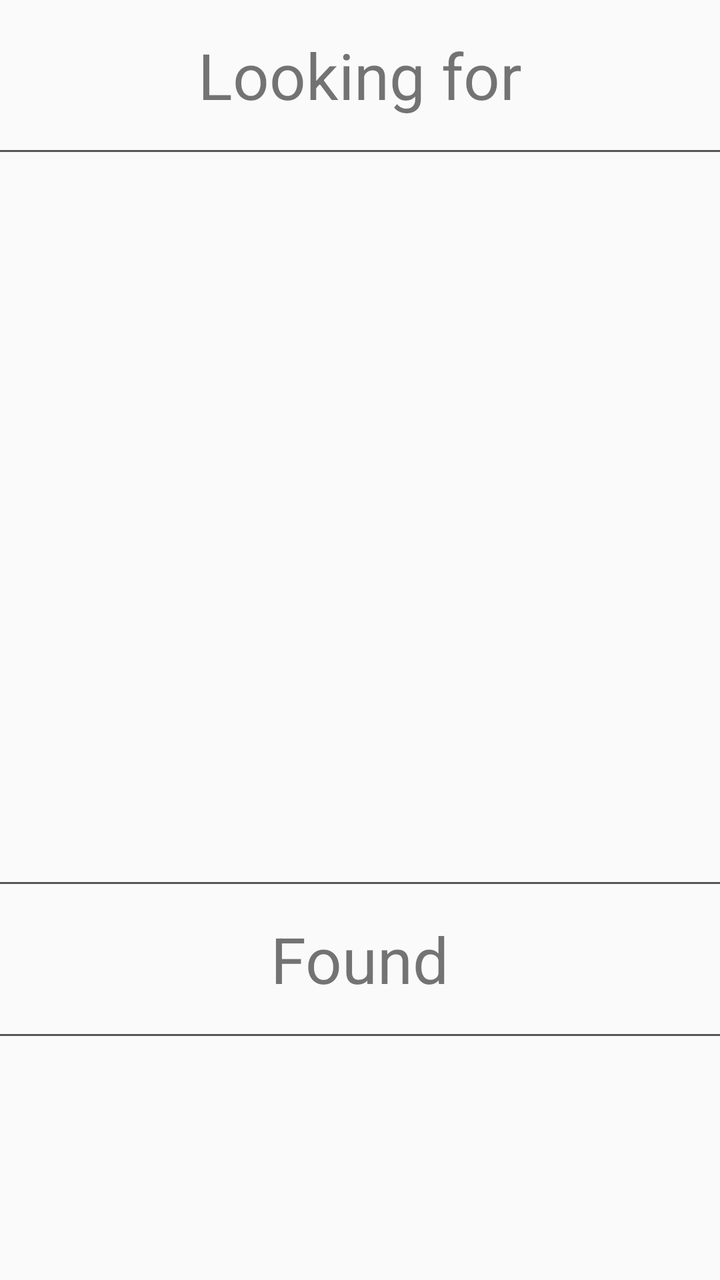
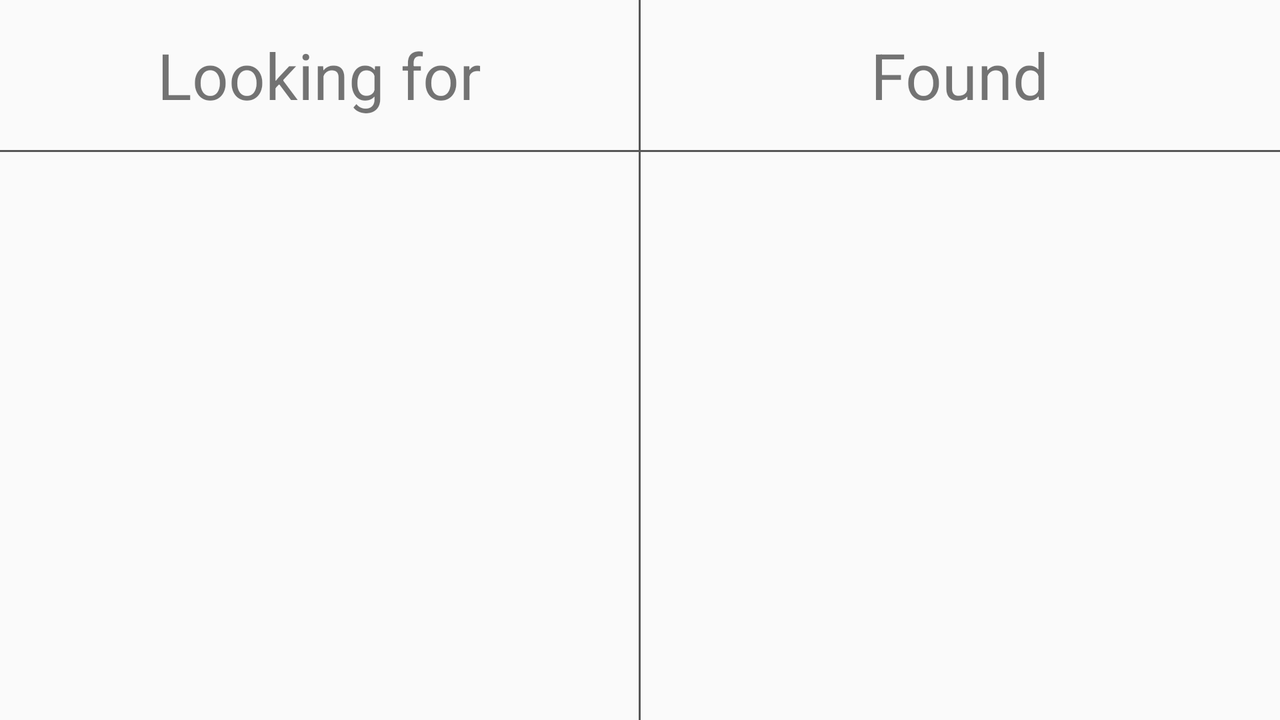

Compare how this app lays out the same screen by default and in its alternative resource folder. The renders come first, then the two layout files and the values they reference.
<!-- AndroidManifest.xml: application theme AppTheme -->
<!-- res/layout/content_list.xml -->
<?xml version="1.0" encoding="utf-8"?>
<LinearLayout
    xmlns:android="http://schemas.android.com/apk/res/android"
    xmlns:app="http://schemas.android.com/apk/res-auto"
    xmlns:tools="http://schemas.android.com/tools"
    android:layout_width="match_parent"
    android:layout_height="match_parent"
    app:layout_behavior="@string/appbar_scrolling_view_behavior"
    tools:context=".activity.ListActivity"
    tools:showIn="@layout/activity_list"
    android:orientation="vertical">

    <TextView
        android:id="@+id/tv_label_to_find"
        android:layout_width="wrap_content"
        android:layout_height="wrap_content"
        android:text="@string/list_label_sought"
        android:textSize="@dimen/text_size_list_label"
        android:paddingStart="@dimen/pad_horz_label"
        android:paddingEnd="@dimen/pad_horz_label"
        android:paddingTop="@dimen/pad_vert_label"
        android:paddingBottom="@dimen/pad_vert_label"
        android:layout_gravity="center" />

    <View style="@style/DividerHorizontal" />

    <androidx.recyclerview.widget.RecyclerView
        android:id="@+id/rv_to_find"
        android:layout_width="match_parent"
        android:layout_height="0dp"
        android:layout_weight="3"
        android:clipToPadding="true"
        android:paddingStart="@dimen/pad_horz_list"
        android:paddingEnd="@dimen/pad_horz_list" />

    <View style="@style/DividerHorizontal" />

    <TextView
        android:id="@+id/tv_label_already_found"
        android:layout_width="wrap_content"
        android:layout_height="wrap_content"
        android:text="@string/list_label_found"
        android:textSize="@dimen/text_size_list_label"
        android:paddingStart="@dimen/pad_horz_label"
        android:paddingEnd="@dimen/pad_horz_label"
        android:paddingTop="@dimen/pad_vert_label"
        android:paddingBottom="@dimen/pad_vert_label"
        android:layout_gravity="center" />

    <View style="@style/DividerHorizontal" />

    <androidx.recyclerview.widget.RecyclerView
        android:id="@+id/rv_already_found"
        android:layout_width="match_parent"
        android:layout_height="0dp"
        android:layout_weight="1"
        android:clipToPadding="true"
        android:paddingStart="@dimen/pad_horz_list"
        android:paddingEnd="@dimen/pad_horz_list" />

</LinearLayout>
<!-- res/layout/activity_list.xml (included above) -->
<?xml version="1.0" encoding="utf-8"?>
<androidx.coordinatorlayout.widget.CoordinatorLayout
    xmlns:android="http://schemas.android.com/apk/res/android"
    xmlns:app="http://schemas.android.com/apk/res-auto"
    xmlns:tools="http://schemas.android.com/tools"
    android:layout_width="match_parent"
    android:layout_height="match_parent"
    tools:context=".activity.ListActivity">

    <com.google.android.material.appbar.AppBarLayout
        android:layout_width="match_parent"
        android:layout_height="wrap_content"
        android:theme="@style/AppTheme.AppBarOverlay">

        <androidx.appcompat.widget.Toolbar
            android:id="@+id/toolbar"
            android:layout_width="match_parent"
            android:layout_height="?attr/actionBarSize"
            android:background="?attr/colorPrimary"
            app:popupTheme="@style/AppTheme.PopupOverlay" />

    </com.google.android.material.appbar.AppBarLayout>

    <include layout="@layout/content_list" />

    <com.google.android.material.floatingactionbutton.FloatingActionButton
        android:id="@+id/fab"
        android:layout_width="wrap_content"
        android:layout_height="wrap_content"
        android:layout_gravity="bottom|end"
        android:layout_margin="@dimen/fab_margin"
        app:srcCompat="@android:drawable/ic_menu_revert" />

</androidx.coordinatorlayout.widget.CoordinatorLayout>
<!-- resources referenced by this layout -->
<resources>
  <dimen name="fab_margin">16dp</dimen>
  <dimen name="pad_horz_label">16dp</dimen>
  <dimen name="pad_horz_list">16dp</dimen>
  <dimen name="pad_vert_label">16dp</dimen>
  <dimen name="text_size_list_label">32sp</dimen>
  <string name="list_label_found">Found</string>
  <string name="list_label_sought">Looking for</string>
  <style name="AppTheme.AppBarOverlay" parent="ThemeOverlay.AppCompat.Dark.ActionBar" />
  <style name="AppTheme.PopupOverlay" parent="ThemeOverlay.AppCompat.Light" />
  <style name="DividerHorizontal">
          <item name="android:layout_width">match_parent</item>
          <item name="android:layout_height">1dp</item>
          <item name="android:background">@color/colorDivider</item>
      </style>
  <style name="AppTheme" parent="Theme.AppCompat.Light.DarkActionBar">
          
          <item name="colorPrimary">@color/colorPrimary</item>
          <item name="colorPrimaryDark">@color/colorPrimaryDark</item>
          <item name="colorAccent">@color/colorAccent</item>
      </style>
  <color name="colorDivider">#575757</color>
  <color name="colorPrimary">#575757</color>
  <color name="colorPrimaryDark">#3D3D3D</color>
  <color name="colorAccent">@color/yellow_solid</color>
  <color name="yellow_solid">#ffd5c35c</color>
</resources>
<!-- res/layout-land/content_list.xml (the repository's variant of the layout above) -->
<!-- drawn on the phone turned sideways -->
<?xml version="1.0" encoding="utf-8"?>
<LinearLayout
    xmlns:android="http://schemas.android.com/apk/res/android"
    xmlns:app="http://schemas.android.com/apk/res-auto"
    xmlns:tools="http://schemas.android.com/tools"
    android:layout_width="match_parent"
    android:layout_height="match_parent"
    app:layout_behavior="@string/appbar_scrolling_view_behavior"
    tools:context=".activity.ListActivity"
    tools:showIn="@layout/activity_list"
    android:orientation="horizontal">

    <LinearLayout
        android:layout_width="0dp"
        android:layout_height="match_parent"
        android:orientation="vertical"
        android:layout_weight="1" >

        <TextView
            android:id="@+id/tv_label_to_find"
            android:layout_width="wrap_content"
            android:layout_height="wrap_content"
            android:text="@string/list_label_sought"
            android:textSize="@dimen/text_size_list_label"
            android:paddingStart="@dimen/pad_horz_label"
            android:paddingEnd="@dimen/pad_horz_label"
            android:paddingTop="@dimen/pad_vert_label"
            android:paddingBottom="@dimen/pad_vert_label"
            android:layout_gravity="center" />

        <View style="@style/DividerHorizontal" />

        <androidx.recyclerview.widget.RecyclerView
            android:id="@+id/rv_to_find"
            android:layout_width="match_parent"
            android:layout_height="match_parent"
            android:clipToPadding="true"
            android:paddingStart="@dimen/pad_horz_list"
            android:paddingEnd="@dimen/pad_horz_list" />

    </LinearLayout>

    <View style="@style/DividerVertical" />

    <LinearLayout
        android:layout_width="0dp"
        android:layout_height="match_parent"
        android:orientation="vertical"
        android:layout_weight="1" >

        <TextView
            android:id="@+id/tv_label_already_found"
            android:layout_width="wrap_content"
            android:layout_height="wrap_content"
            android:text="@string/list_label_found"
            android:textSize="@dimen/text_size_list_label"
            android:paddingStart="@dimen/pad_horz_label"
            android:paddingEnd="@dimen/pad_horz_label"
            android:paddingTop="@dimen/pad_vert_label"
            android:paddingBottom="@dimen/pad_vert_label"
            android:layout_gravity="center" />

        <View style="@style/DividerHorizontal" />

        <androidx.recyclerview.widget.RecyclerView
            android:id="@+id/rv_already_found"
            android:layout_width="match_parent"
            android:layout_height="match_parent"
            android:clipToPadding="true"
            android:paddingStart="@dimen/pad_horz_list"
            android:paddingEnd="@dimen/pad_horz_list" />

    </LinearLayout>

</LinearLayout>
<!-- res/layout/content_list.xml (included above) -->
<?xml version="1.0" encoding="utf-8"?>
<LinearLayout
    xmlns:android="http://schemas.android.com/apk/res/android"
    xmlns:app="http://schemas.android.com/apk/res-auto"
    xmlns:tools="http://schemas.android.com/tools"
    android:layout_width="match_parent"
    android:layout_height="match_parent"
    app:layout_behavior="@string/appbar_scrolling_view_behavior"
    tools:context=".activity.ListActivity"
    tools:showIn="@layout/activity_list"
    android:orientation="vertical">

    <TextView
        android:id="@+id/tv_label_to_find"
        android:layout_width="wrap_content"
        android:layout_height="wrap_content"
        android:text="@string/list_label_sought"
        android:textSize="@dimen/text_size_list_label"
        android:paddingStart="@dimen/pad_horz_label"
        android:paddingEnd="@dimen/pad_horz_label"
        android:paddingTop="@dimen/pad_vert_label"
        android:paddingBottom="@dimen/pad_vert_label"
        android:layout_gravity="center" />

    <View style="@style/DividerHorizontal" />

    <androidx.recyclerview.widget.RecyclerView
        android:id="@+id/rv_to_find"
        android:layout_width="match_parent"
        android:layout_height="0dp"
        android:layout_weight="3"
        android:clipToPadding="true"
        android:paddingStart="@dimen/pad_horz_list"
        android:paddingEnd="@dimen/pad_horz_list" />

    <View style="@style/DividerHorizontal" />

    <TextView
        android:id="@+id/tv_label_already_found"
        android:layout_width="wrap_content"
        android:layout_height="wrap_content"
        android:text="@string/list_label_found"
        android:textSize="@dimen/text_size_list_label"
        android:paddingStart="@dimen/pad_horz_label"
        android:paddingEnd="@dimen/pad_horz_label"
        android:paddingTop="@dimen/pad_vert_label"
        android:paddingBottom="@dimen/pad_vert_label"
        android:layout_gravity="center" />

    <View style="@style/DividerHorizontal" />

    <androidx.recyclerview.widget.RecyclerView
        android:id="@+id/rv_already_found"
        android:layout_width="match_parent"
        android:layout_height="0dp"
        android:layout_weight="1"
        android:clipToPadding="true"
        android:paddingStart="@dimen/pad_horz_list"
        android:paddingEnd="@dimen/pad_horz_list" />

</LinearLayout>
<!-- resources referenced by the variant -->
<!-- as the phone turned sideways resolves them -->
<resources>
  <dimen name="fab_margin">16dp</dimen>
  <dimen name="pad_horz_label">16dp</dimen>
  <dimen name="pad_horz_list">16dp</dimen>
  <dimen name="pad_vert_label">16dp</dimen>
  <dimen name="text_size_list_label">32sp</dimen>
  <string name="list_label_found">Found</string>
  <string name="list_label_sought">Looking for</string>
  <style name="AppTheme.AppBarOverlay" parent="ThemeOverlay.AppCompat.Dark.ActionBar" />
  <style name="AppTheme.PopupOverlay" parent="ThemeOverlay.AppCompat.Light" />
  <style name="DividerHorizontal">
          <item name="android:layout_width">match_parent</item>
          <item name="android:layout_height">1dp</item>
          <item name="android:background">@color/colorDivider</item>
      </style>
  <style name="DividerVertical">
          <item name="android:layout_width">1dp</item>
          <item name="android:layout_height">match_parent</item>
          <item name="android:background">@color/colorDivider</item>
      </style>
  <style name="AppTheme" parent="Theme.AppCompat.Light.DarkActionBar">
          
          <item name="colorPrimary">@color/colorPrimary</item>
          <item name="colorPrimaryDark">@color/colorPrimaryDark</item>
          <item name="colorAccent">@color/colorAccent</item>
      </style>
  <color name="colorDivider">#575757</color>
  <color name="colorPrimary">#575757</color>
  <color name="colorPrimaryDark">#3D3D3D</color>
  <color name="colorAccent">@color/yellow_solid</color>
  <color name="yellow_solid">#ffd5c35c</color>
</resources>
